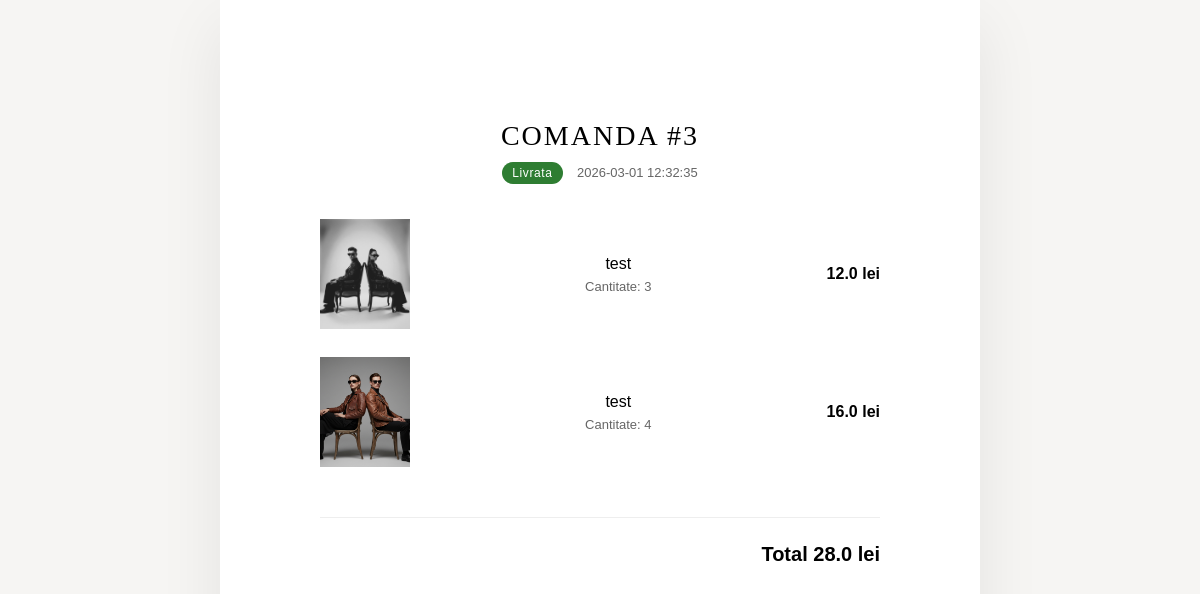
Screenshot of /cont/comanda/3 (signed in) with the database file from the repository.
### tables this page shows
CREATE TABLE comenzi (
            id INTEGER PRIMARY KEY AUTOINCREMENT,
            nume TEXT,
            email TEXT,
            telefon TEXT,
            adresa TEXT,
            total REAL,
            data TEXT
        , produse TEXT, status TEXT DEFAULT 'Noua');

CREATE TABLE produse (
            id INTEGER PRIMARY KEY AUTOINCREMENT,
            nume TEXT NOT NULL,
            pret REAL NOT NULL,
            imagine TEXT NOT NULL,
            descriere TEXT
        , categorie TEXT, status INTEGER DEFAULT 1, highlight INTEGER DEFAULT 0);

### app.py (the view)
@app.route("/cont/comanda/<int:id>")
def cont_comanda(id):
    if "client_id" not in session:
        return redirect("/login")
    db = get_db()
    c = db.execute(
        "SELECT * FROM comenzi WHERE id=? AND email=?",
        (id, session.get("client_email"))
    ).fetchone()
    if not c:
        return redirect("/cont/comenzi")
    produse_list = []
    if c["produse"]:
        cos = eval(c["produse"])
        ids = [int(i) for i in cos.keys()]
        if ids:
            query = f"SELECT id, nume, pret, imagine FROM produse WHERE id IN ({','.join(['?']*len(ids))})"
            produse_db = db.execute(query, ids).fetchall()
            prod_map = {p["id"]: p for p in produse_db}
            for pid, cant in cos.items():
                p = prod_map.get(int(pid))
                if p:
                    produse_list.append({
                        "nume": p["nume"],
                        "pret": p["pret"],
                        "cant": cant,
                        "subtotal": p["pret"] * cant,
                        "imagine": p["imagine"]
                    })
    comanda = {
        "id": c["id"],
        "data": c["data"],
        "status": c["status"],
        "total": c["total"],
        "produse": produse_list
    }
    return render_template("cont_comanda.html", c=comanda)

### app.py (called while the page is built)
@app.context_processor
def inject_client():
    return dict(
        client_logat="client_id" in session,
        client_nume=session.get("client_nume"),
        client_email=session.get("client_email")
    )

def get_db():
    conn = sqlite3.connect(DATABASE)
    conn.row_factory = sqlite3.Row
    return conn

### templates/cont_comanda.html (shortened to what this page needs)
<!DOCTYPE html>
<html>
<head>
    <link rel="stylesheet" href="/static/style.css">
</head>
<body>
<div class="account-page">
    <div class="account-box">
        <div class="order-header">
            <div class="order-title">
                COMANDA #{{ c.id }}
            </div>
            <div>
                <span class="order-status-badge order-{{ c.status }}">
                    {{ c.status }}
                </span>
                <span class="order-date">
                    {{ c.data }}
                </span>
            </div>
        </div>
        <div class="order-products">
        {% for p in c.produse %}
            <div class="order-product">
                <img src="{{ p.imagine }}" class="order-img">
                <div>
                    <div class="order-name">{{ p.nume }}</div>
                    <div class="order-qty">Cantitate: {{ p.cant }}</div>
                </div>
                <div class="order-price">
                    {{ p.subtotal }} lei
                </div>
            </div>
        {% endfor %}
        </div>
        <div class="order-total-big">
            Total {{ c.total }} lei
        </div>
    </div>
</div>
</body>
</html>

### static/style.css (style rules this page uses)
html, body { margin: 0; padding: 0; min-height: 100%; overflow-x: hidden; }
body { font-family: Arial; background: #f5f5f5; min-height: 100vh; display: flex; flex-direction: column; }
body { min-height: 100vh; display: flex; flex-direction: column; }
.account-page { height: 100vh; display: flex; justify-content: center; background: #f6f5f3; }
.account-box { width: 560px; height: 100vh; background: white; padding: 120px 100px; text-align: center; box-shadow: 0 25px 60px rgba(0,0,0,0.08); }
.order-date { color: #777; font-size: 13px; }
.order-products { display: flex; flex-direction: column; gap: 28px; margin-bottom: 50px; }
.order-product { display: grid; grid-template-columns: 90px 1fr auto; gap: 22px; align-items: center; }
.order-img { width: 90px; height: 110px; object-fit: cover; }
.order-name { font-weight: 500; margin-bottom: 6px; }
.order-qty { font-size: 13px; color: #666; }
.order-price { font-weight: 600; }
.order-total-big { border-top: 1px solid #eee; padding-top: 25px; font-size: 20px; font-weight: 600; text-align: right; }
.order-header { margin-bottom: 35px; }
.order-title { font-family: "Playfair Display", serif; font-size: 28px; letter-spacing: 2px; margin-bottom: 10px; }
.order-status-badge { display: inline-block; padding: 4px 10px; border-radius: 20px; font-size: 12px; letter-spacing: 0.6px; margin-right: 10px; }
.order-date { font-size: 13px; color: #666; }
.order-Livrata { background:#2e7d32; color:white; }

### rows the page displays
comenzi: id "3", status "Livrata", data "2026-03-01 12:32:35", total "28.0"
produse: imagine (picture), nume "test", cant "3", subtotal "12.0"
produse: imagine (picture), nume "test", cant "4", subtotal "16.0"
